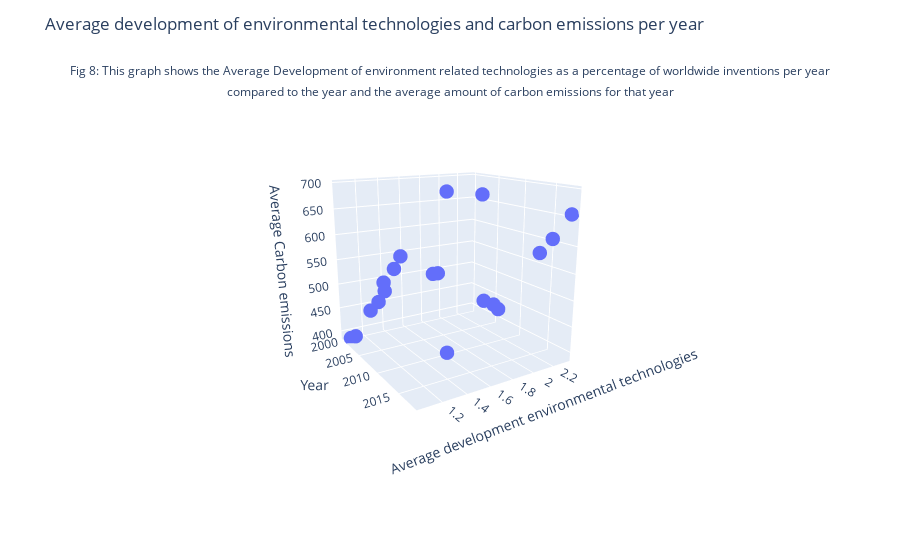

This figure's notebook cell:
### Code cell
import pandas as pd
import plotly.express as px
import numpy as np

# Read the CSV file
df_green = pd.read_csv('iso_green.csv')

# Filter out outliers
def filter_outliers(data, threshold=2):
    z_scores = np.abs((data - np.mean(data)) / np.std(data))
    filtered_data = data[z_scores < threshold]
    return filtered_data

filtered_technologies = filter_outliers(df_green['Development of environment-related technologies, % inventions worldwide'])
filtered_emissions = filter_outliers(df_green['Demand-based CO2 emissions'])
filtered_years = df_green.loc[filtered_technologies.index, 'Year']

# Create a new DataFrame with filtered data
filtered_df = pd.DataFrame({'Year': filtered_years, 'Technologies': filtered_technologies, 'Emissions': filtered_emissions})

# Remove rows with missing values
filtered_df = filtered_df.dropna()

# Calculate averages for each year
avg_technologies = filtered_df.groupby('Year')['Technologies'].mean().values
avg_emissions = filtered_df.groupby('Year')['Emissions'].mean().values
filtered_years = filtered_df['Year'].unique()

# Create a new DataFrame with the averages
averages_df = pd.DataFrame({'Year': filtered_years, 'Avg Technologies': avg_technologies, 'Avg Emissions': avg_emissions})

# Create a scatter plot
fig3d = px.scatter_3d(averages_df, x='Year', y='Avg Technologies', z='Avg Emissions')

fig3d.update_traces(
    marker=dict(
        size=5,  # Adjust the size of the markers (circles)
    )
)

fig3d.update_layout(
    scene=dict(
        xaxis_title='Year',
        yaxis_title='Average development environmental technologies',
        zaxis_title='Average Carbon emissions',
        camera=dict(
            eye=dict(x=2.4, y=-1.5, z=0.8)  # Adjust the camera position for zooming out
        )
    ),
    title='Average development of environmental technologies and carbon emissions per year'
)

fig3d.add_annotation(
    text='Fig 8: This graph shows the Average Development of environment related technologies as a percentage of worldwide inventions per year',
    xref="paper",
    yref="paper",
    x=0.5,
    y=1,
    showarrow=False,
    font=dict(size=12)
)
fig3d.add_annotation(
    text='compared to the year and the average amount of carbon emissions for that year',
    xref="paper",
    yref="paper",
    x=0.5,
    y=0.95,
    showarrow=False,
    font=dict(size=12)
)

%store fig3d

fig3d.show()

### Figure 1 — Plotly figure (JSON) as saved in the notebook; plotly's stock layout.template omitted (floating-point values rounded to 4 significant figures)
{"data": [{"hovertemplate": "Year=%{x}<br>Avg Technologies=%{y}<br>Avg Emissions=%{z}<extra></extra>", "legendgroup": "", "marker": {"color": "#636efa", "size": 5, "symbol": "circle"}, "mode": "markers", "name": "", "scene": "scene", "showlegend": false, "type": "scatter3d", "x": [2000, 2001, 2002, 2003, 2004, 2005, 2006, 2007, 2008, 2009, 2010, 2011, 2012, 2013, 2014, 2015, 2016, 2017, 2018], "y": [1.4, 1.045, 1.061, 1.403, 1.43, 1.117, 1.158, 1.182, 1.572, 1.575, 1.94, 1.57, 1.868, 1.482, 1.856, 1.847, 2.172, 2.228, 2.335], "z": [490.6, 392.1, 401.1, 531.8, 560.2, 468.5, 488.8, 513.6, 536.3, 541.5, 682.3, 694.9, 490.3, 414.2, 493.6, 490.4, 586.2, 613.1, 656.4]}], "layout": {"annotations": [{"font": {"size": 12}, "showarrow": false, "text": "Fig 8: This graph shows the Average Development of environment related technologies as a percentage of worldwide inventions per year", "x": 0.5, "xref": "paper", "y": 1, "yref": "paper"}, {"font": {"size": 12}, "showarrow": false, "text": "compared to the year and the average amount of carbon emissions for that year", "x": 0.5, "xref": "paper", "y": 0.95, "yref": "paper"}], "legend": {"tracegroupgap": 0}, "margin": {"t": 60}, "scene": {"camera": {"eye": {"x": 2.4, "y": -1.5, "z": 0.8}}, "domain": {"x": [0, 1], "y": [0, 1]}, "xaxis": {"title": {"text": "Year"}}, "yaxis": {"title": {"text": "Average development environmental technologies"}}, "zaxis": {"title": {"text": "Average Carbon emissions"}}}, "title": {"text": "Average development of environmental technologies and carbon emissions per year"}}}
